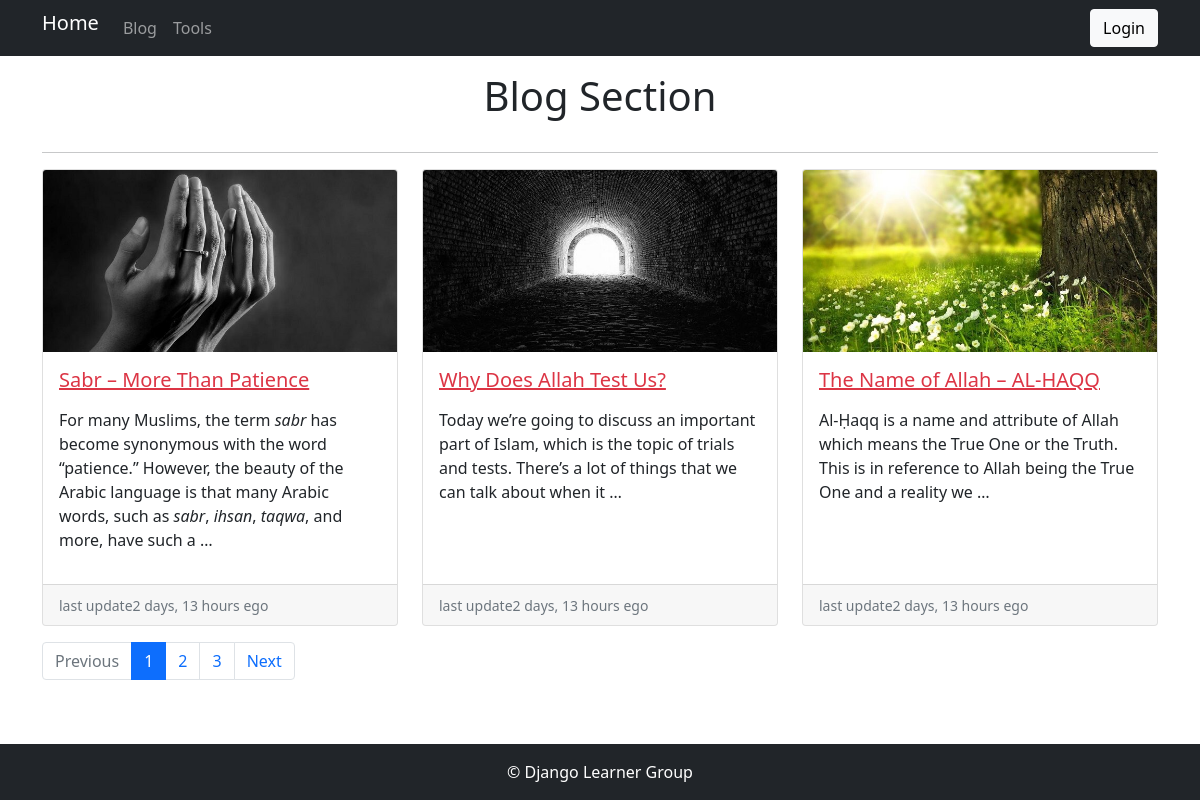
Screenshot of /blog/ with the database file from the repository.
### blog/models.py (models this page shows, shortened)
class BlogPost(models.Model):
    STATUS = [
        ('draft', 'Draft'),
        ('published', 'Published')
    ]
    title = models.CharField(max_length=250, blank=True, null=True)
    slug = models.SlugField(unique=True, blank=True, null=True)
    featured_image = models.ImageField(upload_to='uploads/', blank=True, null=True)
    content = RichTextUploadingField()
    created = models.DateField(auto_now_add=True)
    updated = models.DateField(auto_now_add=True)
    category = models.ForeignKey(Category, on_delete=models.CASCADE)
    status = models.CharField(max_length=10, choices=STATUS, default='draft')
    meta_title = models.CharField(max_length=250, null=True, blank=True)
    meta_description = models.TextField(null=True, blank=True)
    class Meta:
        verbose_name_plural = 'Posts'

### blog/views.py (the view)
# urls.py: path('blog/', views.Blog, name='blog'),
def Blog(request):
    queryset = BlogPost.objects.filter(status = 'published').order_by('-created')
    per_page = 3
    paginator = Paginator(queryset, per_page)
    page_number = request.GET.get('page')
    posts = paginator.get_page(page_number)
    template_name= 'blog/blog.html'
    context = {'posts': posts, }
    return render(request, template_name, context)

### templates/blog/blog.html (shortened to what this page needs)
{% extends 'base.html' %}
{% block content %}
<div class="container">
    <h1 class="text-center py-3 ">Blog Section</h1>
    <hr>
    <div class="row row-cols-1 row-cols-md-3 g-4">
        {% for post in posts %}
        <div class="col">
          <div class="card h-100">
            <img src="{{post.featured_image.url}}" class="card-img-top" alt="...">
            <div class="card-body">
              <h5 class="card-title"><a href="{% url 'single_post' post.slug %}" class="text-decoration-non text-danger">{{post.title}}</a></h5>
              <p class="card-text">{{post.content|safe|truncatewords:30}}</p>
            </div>
            <div class="card-footer">
              <small class="text-muted">last update{{post.updated|timesince}} ego</small>
            </div>
          </div>
        </div>
        {% endfor %}
      </div>
      <nav aria-label="Page navigation example" class="my-3">
        <ul class="pagination">
            {% if posts.has_previous %}
            <li class="page-item">
                <a class="page-link" href="?page={{posts.previous_page_number}}">Previous</a>
            </li>
            {% else %}
            <li class="page-item disabled">
                <a class="page-link">Previous</a>
            </li>
            {% endif %}
            {% for i in posts.paginator.page_range  %}
            {% if posts.number == i %}
            <li class="page-item active"><a class="page-link" href="?page={{i}}">{{i}}</a></li>
            {% else %}
            <li class="page-item"><a class="page-link" href="?page={{i}}">{{i}}</a></li>
            {% endif %}
            {% endfor %}
            {% if posts.has_next %}
            <li class="page-item"><a class="page-link" href="?page={{posts.next_page_number}}">Next</a></li>
            {% else %}
            <li class="page-item disabled"><a class="page-link">Next</a></li>
            {% endif %}
        </ul>
      </nav>
</div>
{% endblock content %}

### rows the page displays
BlogPost: featured_image (picture), title "Sabr – More Than Patience", content "For many Muslims, the term sabr has become synonymous with the word “patience.” However, the beauty of the Arabic language is that many Arabic words, such as sabr , ihsan , taqwa , and more, have such a …", updated "2 days, 13 hours"
BlogPost: featured_image (picture), title "Why Does Allah Test Us?", content "Today we’re going to discuss an important part of Islam, which is the topic of trials and tests. There’s a lot of things that we can talk about when it …", updated "2 days, 13 hours"
BlogPost: featured_image (picture), title "The Name of Allah – AL-HAQQ", content "Al-Ḥaqq is a name and attribute of Allah which means the True One or the Truth. This is in reference to Allah being the True One and a reality we …", updated "2 days, 13 hours"

### other values shown
{{ i }} "1"
{{ i }} "2" "3"
